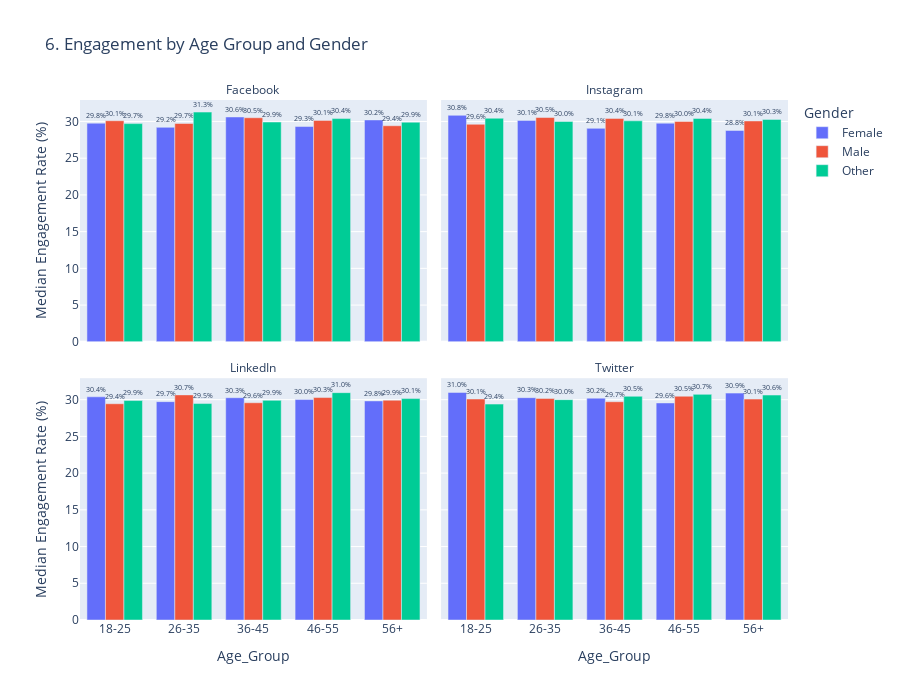

Notebook source saved alongside this figure:
### Markdown cell above
## 6️⃣ Audience Demographics Impact
**Question:** Which audience segments engage most with our content?

### Code cell
demo_analysis = feat_df.groupby(['Platform', 'Audience Gender', pd.cut(feat_df['Audience Age'], bins=[0, 25, 35, 45, 55, 100], labels=['18-25', '26-35', '36-45', '46-55', '56+'])]).agg({
    'True Engagement Rate': 'median',
    'Post ID': 'count'
}).reset_index()
demo_analysis.columns = ['Platform', 'Gender', 'Age_Group', 'Median_Engagement', 'Post_Count']
demo_analysis = demo_analysis[demo_analysis['Post_Count'] >= 20]

fig = px.bar(
    demo_analysis,
    x='Age_Group',
    y='Median_Engagement',
    color='Gender',
    facet_col='Platform',
    facet_col_wrap=2,
    title='6. Engagement by Age Group and Gender',
    labels={'Median_Engagement': 'Median Engagement Rate (%)'},
    barmode='group',
    height=700,
    text='Median_Engagement'
)
fig.update_traces(texttemplate='%{text:.1f}%', textposition='outside')
fig.for_each_annotation(lambda a: a.update(text=a.text.split("=")[-1]))
fig.show()

### Figure 1 — Plotly figure (JSON) as saved in the notebook; plotly's stock layout.template omitted (floating-point values rounded to 4 significant figures)
{"data": [{"alignmentgroup": "True", "hovertemplate": "Gender=Female<br>Platform=Facebook<br>Age_Group=%{x}<br>Median Engagement Rate (%)=%{text}<extra></extra>", "legendgroup": "Female", "marker": {"color": "#636efa", "pattern": {"shape": ""}}, "name": "Female", "offsetgroup": "Female", "orientation": "v", "showlegend": true, "text": [29.77, 29.2, 30.61, 29.31, 30.21], "textposition": "outside", "texttemplate": "%{text:.1f}%", "type": "bar", "x": ["18-25", "26-35", "36-45", "46-55", "56+"], "xaxis": "x3", "y": [29.77, 29.2, 30.61, 29.31, 30.21], "yaxis": "y3"}, {"alignmentgroup": "True", "hovertemplate": "Gender=Female<br>Platform=Instagram<br>Age_Group=%{x}<br>Median Engagement Rate (%)=%{text}<extra></extra>", "legendgroup": "Female", "marker": {"color": "#636efa", "pattern": {"shape": ""}}, "name": "Female", "offsetgroup": "Female", "orientation": "v", "showlegend": false, "text": [30.84, 30.14, 29.06, 29.77, 28.78], "textposition": "outside", "texttemplate": "%{text:.1f}%", "type": "bar", "x": ["18-25", "26-35", "36-45", "46-55", "56+"], "xaxis": "x4", "y": [30.84, 30.14, 29.06, 29.77, 28.78], "yaxis": "y4"}, {"alignmentgroup": "True", "hovertemplate": "Gender=Female<br>Platform=LinkedIn<br>Age_Group=%{x}<br>Median Engagement Rate (%)=%{text}<extra></extra>", "legendgroup": "Female", "marker": {"color": "#636efa", "pattern": {"shape": ""}}, "name": "Female", "offsetgroup": "Female", "orientation": "v", "showlegend": false, "text": [30.39, 29.73, 30.27, 30.02, 29.83], "textposition": "outside", "texttemplate": "%{text:.1f}%", "type": "bar", "x": ["18-25", "26-35", "36-45", "46-55", "56+"], "xaxis": "x", "y": [30.39, 29.73, 30.27, 30.02, 29.83], "yaxis": "y"}, {"alignmentgroup": "True", "hovertemplate": "Gender=Female<br>Platform=Twitter<br>Age_Group=%{x}<br>Median Engagement Rate (%)=%{text}<extra></extra>", "legendgroup": "Female", "marker": {"color": "#636efa", "pattern": {"shape": ""}}, "name": "Female", "offsetgroup": "Female", "orientation": "v", "showlegend": false, "text": [30.99, 30.27, 30.2, 29.55, 30.89], "textposition": "outside", "texttemplate": "%{text:.1f}%", "type": "bar", "x": ["18-25", "26-35", "36-45", "46-55", "56+"], "xaxis": "x2", "y": [30.99, 30.27, 30.2, 29.55, 30.89], "yaxis": "y2"}, {"alignmentgroup": "True", "hovertemplate": "Gender=Male<br>Platform=Facebook<br>Age_Group=%{x}<br>Median Engagement Rate (%)=%{text}<extra></extra>", "legendgroup": "Male", "marker": {"color": "#EF553B", "pattern": {"shape": ""}}, "name": "Male", "offsetgroup": "Male", "orientation": "v", "showlegend": true, "text": [30.1, 29.73, 30.51, 30.15, 29.42], "textposition": "outside", "texttemplate": "%{text:.1f}%", "type": "bar", "x": ["18-25", "26-35", "36-45", "46-55", "56+"], "xaxis": "x3", "y": [30.1, 29.73, 30.51, 30.15, 29.42], "yaxis": "y3"}, {"alignmentgroup": "True", "hovertemplate": "Gender=Male<br>Platform=Instagram<br>Age_Group=%{x}<br>Median Engagement Rate (%)=%{text}<extra></extra>", "legendgroup": "Male", "marker": {"color": "#EF553B", "pattern": {"shape": ""}}, "name": "Male", "offsetgroup": "Male", "orientation": "v", "showlegend": false, "text": [29.62, 30.54, 30.42, 30.0, 30.07], "textposition": "outside", "texttemplate": "%{text:.1f}%", "type": "bar", "x": ["18-25", "26-35", "36-45", "46-55", "56+"], "xaxis": "x4", "y": [29.62, 30.54, 30.42, 30.0, 30.07], "yaxis": "y4"}, {"alignmentgroup": "True", "hovertemplate": "Gender=Male<br>Platform=LinkedIn<br>Age_Group=%{x}<br>Median Engagement Rate (%)=%{text}<extra></extra>", "legendgroup": "Male", "marker": {"color": "#EF553B", "pattern": {"shape": ""}}, "name": "Male", "offsetgroup": "Male", "orientation": "v", "showlegend": false, "text": [29.45, 30.65, 29.58, 30.29, 29.93], "textposition": "outside", "texttemplate": "%{text:.1f}%", "type": "bar", "x": ["18-25", "26-35", "36-45", "46-55", "56+"], "xaxis": "x", "y": [29.45, 30.65, 29.58, 30.29, 29.93], "yaxis": "y"}, {"alignmentgroup": "True", "hovertemplate": "Gender=Male<br>Platform=Twitter<br>Age_Group=%{x}<br>Median Engagement Rate (%)=%{text}<extra></extra>", "legendgroup": "Male", "marker": {"color": "#EF553B", "pattern": {"shape": ""}}, "name": "Male", "offsetgroup": "Male", "orientation": "v", "showlegend": false, "text": [30.09, 30.17, 29.72, 30.47, 30.08], "textposition": "outside", "texttemplate": "%{text:.1f}%", "type": "bar", "x": ["18-25", "26-35", "36-45", "46-55", "56+"], "xaxis": "x2", "y": [30.09, 30.17, 29.72, 30.47, 30.08], "yaxis": "y2"}, {"alignmentgroup": "True", "hovertemplate": "Gender=Other<br>Platform=Facebook<br>Age_Group=%{x}<br>Median Engagement Rate (%)=%{text}<extra></extra>", "legendgroup": "Other", "marker": {"color": "#00cc96", "pattern": {"shape": ""}}, "name": "Other", "offsetgroup": "Other", "orientation": "v", "showlegend": true, "text": [29.71, 31.28, 29.93, 30.39, 29.9], "textposition": "outside", "texttemplate": "%{text:.1f}%", "type": "bar", "x": ["18-25", "26-35", "36-45", "46-55", "56+"], "xaxis": "x3", "y": [29.71, 31.28, 29.93, 30.39, 29.9], "yaxis": "y3"}, {"alignmentgroup": "True", "hovertemplate": "Gender=Other<br>Platform=Instagram<br>Age_Group=%{x}<br>Median Engagement Rate (%)=%{text}<extra></extra>", "legendgroup": "Other", "marker": {"color": "#00cc96", "pattern": {"shape": ""}}, "name": "Other", "offsetgroup": "Other", "orientation": "v", "showlegend": false, "text": [30.44, 30.0, 30.09, 30.42, 30.28], "textposition": "outside", "texttemplate": "%{text:.1f}%", "type": "bar", "x": ["18-25", "26-35", "36-45", "46-55", "56+"], "xaxis": "x4", "y": [30.44, 30.0, 30.09, 30.42, 30.28], "yaxis": "y4"}, {"alignmentgroup": "True", "hovertemplate": "Gender=Other<br>Platform=LinkedIn<br>Age_Group=%{x}<br>Median Engagement Rate (%)=%{text}<extra></extra>", "legendgroup": "Other", "marker": {"color": "#00cc96", "pattern": {"shape": ""}}, "name": "Other", "offsetgroup": "Other", "orientation": "v", "showlegend": false, "text": [29.88, 29.47, 29.91, 30.95, 30.15], "textposition": "outside", "texttemplate": "%{text:.1f}%", "type": "bar", "x": ["18-25", "26-35", "36-45", "46-55", "56+"], "xaxis": "x", "y": [29.88, 29.47, 29.91, 30.95, 30.15], "yaxis": "y"}, {"alignmentgroup": "True", "hovertemplate": "Gender=Other<br>Platform=Twitter<br>Age_Group=%{x}<br>Median Engagement Rate (%)=%{text}<extra></extra>", "legendgroup": "Other", "marker": {"color": "#00cc96", "pattern": {"shape": ""}}, "name": "Other", "offsetgroup": "Other", "orientation": "v", "showlegend": false, "text": [29.4, 30.0, 30.46, 30.72, 30.63], "textposition": "outside", "texttemplate": "%{text:.1f}%", "type": "bar", "x": ["18-25", "26-35", "36-45", "46-55", "56+"], "xaxis": "x2", "y": [29.4, 30.0, 30.46, 30.72, 30.63], "yaxis": "y2"}], "layout": {"annotations": [{"font": {}, "showarrow": false, "text": "LinkedIn", "x": 0.245, "xanchor": "center", "xref": "paper", "y": 0.465, "yanchor": "bottom", "yref": "paper"}, {"font": {}, "showarrow": false, "text": "Twitter", "x": 0.755, "xanchor": "center", "xref": "paper", "y": 0.465, "yanchor": "bottom", "yref": "paper"}, {"font": {}, "showarrow": false, "text": "Facebook", "x": 0.245, "xanchor": "center", "xref": "paper", "y": 1.0, "yanchor": "bottom", "yref": "paper"}, {"font": {}, "showarrow": false, "text": "Instagram", "x": 0.755, "xanchor": "center", "xref": "paper", "y": 1.0, "yanchor": "bottom", "yref": "paper"}], "barmode": "group", "height": 700, "legend": {"title": {"text": "Gender"}, "tracegroupgap": 0}, "title": {"text": "6. Engagement by Age Group and Gender"}, "xaxis": {"anchor": "y", "domain": [0, 0.49], "title": {"text": "Age_Group"}}, "xaxis2": {"anchor": "y2", "domain": [0.51, 1], "matches": "x", "title": {"text": "Age_Group"}}, "xaxis3": {"anchor": "y3", "domain": [0, 0.49], "matches": "x", "showticklabels": false}, "xaxis4": {"anchor": "y4", "domain": [0.51, 1], "matches": "x", "showticklabels": false}, "yaxis": {"anchor": "x", "domain": [0, 0.465], "title": {"text": "Median Engagement Rate (%)"}}, "yaxis2": {"anchor": "x2", "domain": [0, 0.465], "matches": "y", "showticklabels": false}, "yaxis3": {"anchor": "x3", "domain": [0.535, 1.0], "matches": "y", "title": {"text": "Median Engagement Rate (%)"}}, "yaxis4": {"anchor": "x4", "domain": [0.535, 1.0], "matches": "y", "showticklabels": false}}}
